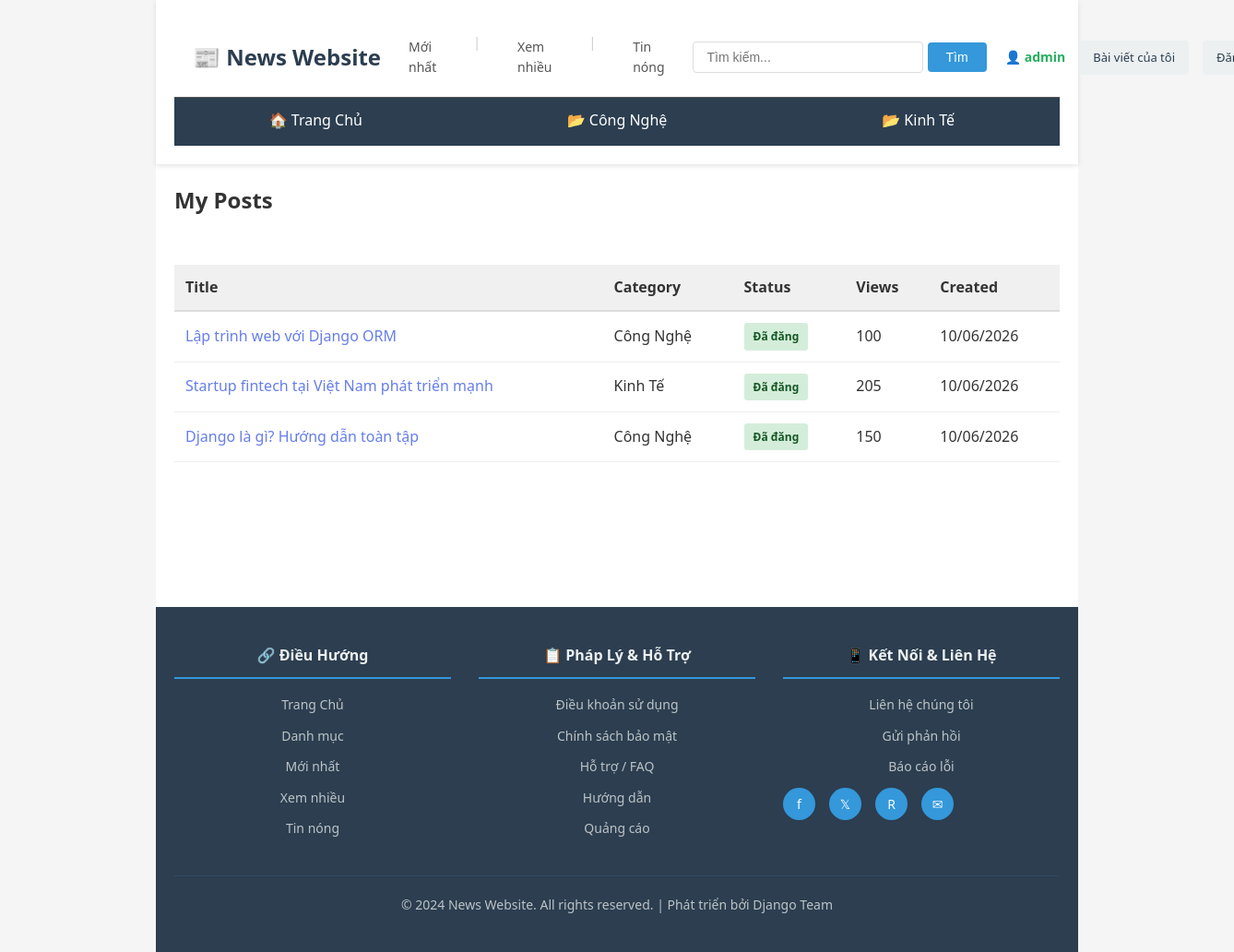
The app's page /bai-viet-cua-toi/ (signed in), older data.
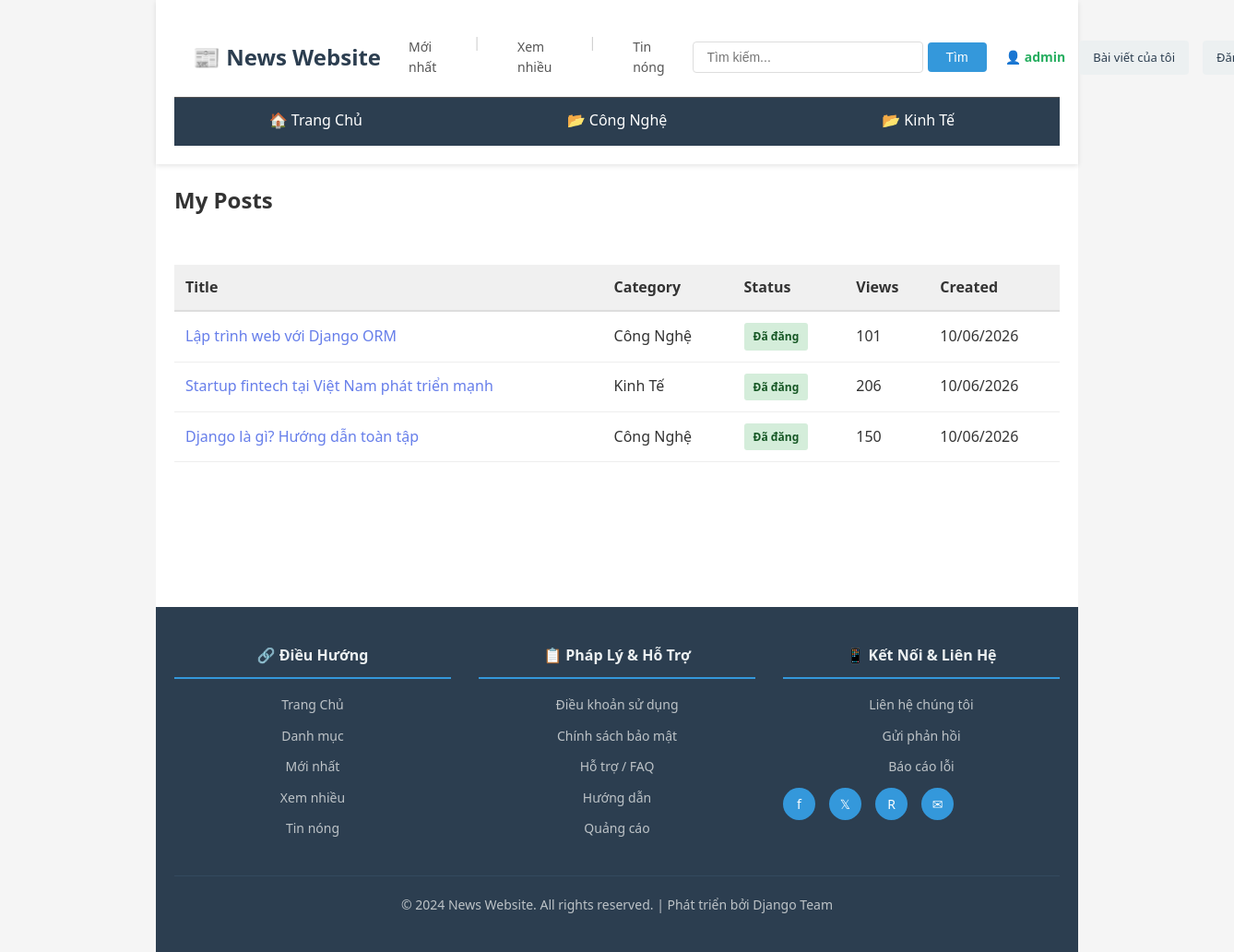
The same page, newer data.
### Webtintuc/models.py (models this page shows, shortened)
class Category(models.Model):
    CATEGORY_TYPES = (
        ('news', 'Tin Tức'),
        ('blog', 'Blog'),
    )
    name = models.CharField(max_length=100, unique=True)
    slug = models.SlugField(unique=True)
    description = models.TextField(blank=True, null=True)
    category_type = models.CharField(
        max_length=20,
        choices=CATEGORY_TYPES,
        default='news'
    )
    created_at = models.DateTimeField(auto_now_add=True, null=True, blank=True)
    class Meta:
        verbose_name_plural = "Categories"
        ordering = ['name']

class Post(models.Model):
    STATUS_CHOICES = (
        ('draft', 'Nháp'),
        ('published', 'Đã đăng'),
    )
    POST_TYPES = (
        ('news', 'Tin Tức'),
        ('blog', 'Blog'),
    )
    title = models.CharField(max_length=255)
    slug = models.SlugField(unique=True)
    content = models.TextField()
    summary = models.TextField(help_text="Tóm tắt ngắn gọn bài viết")
    category = models.ForeignKey(Category, on_delete=models.CASCADE)
    author = models.ForeignKey(User, on_delete=models.SET_NULL, null=True)
    tags = models.ManyToManyField(Tag, blank=True)
    views_count = models.IntegerField(default=0)
    status = models.CharField(
        max_length=20,
        choices=STATUS_CHOICES,
        default='draft'
    )
    post_type = models.CharField(
        max_length=20,
        choices=POST_TYPES,
        default='news'
    )
    created_at = models.DateTimeField(auto_now_add=True)
    updated_at = models.DateTimeField(auto_now=True)
    published_at = models.DateTimeField(null=True, blank=True)
    class Meta:
        ordering = ['-published_at', '-created_at']
        verbose_name = "Bài Viết"
        verbose_name_plural = "Bài Viết"

### Webtintuc/views.py (the view)
# urls.py: path('bai-viet-cua-toi/', views.my_posts, name='my_posts'),
@login_required(login_url='webtintuc:login')
def my_posts(request):
    posts = Post.objects.filter(author=request.user).order_by('-created_at')
    context = {
        **get_base_context(),
        'posts': posts,
    }
    return render(request, 'my_posts.html', context)

### Webtintuc/views.py (called while the page is built)
def get_base_context():
    return {
        'categories': Category.objects.filter(category_type='news'),
    }

### Webtintuc/templates/my_posts.html (shortened to what this page needs)
{% extends "base.html" %}
{% block content %}
<div class="container">
    <h2>My Posts</h2>
    {% if posts %}
    <table class="posts-table">
        <thead>
            <tr>
                <th>Title</th>
                <th>Category</th>
                <th>Status</th>
                <th>Views</th>
                <th>Created</th>
            </tr>
        </thead>
        <tbody>
            {% for post in posts %}
            <tr>
                <td>
                    <a href="{% url 'webtintuc:post_detail' post.slug %}">{{ post.title }}</a>
                </td>
                <td>{{ post.category.name }}</td>
                <td>
                    <span class="status-badge {% if post.status == 'published' %}status-published{% else %}status-draft{% endif %}">
                        {{ post.get_status_display }}
                    </span>
                </td>
                <td>{{ post.views_count }}</td>
                <td>{{ post.created_at|date:"d/m/Y" }}</td>
            </tr>
            {% endfor %}
        </tbody>
    </table>
    {% else %}
    <div class="no-results">
        <p>You haven't posted anything yet.</p>
    </div>
    {% endif %}
</div>
{% endblock %}

### Webtintuc/templates/base.html (shortened to what this page needs)
{% load static %}
<!DOCTYPE html>
<html lang="vi">
<head>
    <link rel="stylesheet" href="{% static 'css/style.css' %}">
</head>
<body>
    <div class="wrapper">
        <header>
            <div class="header-top">
                <a href="{% url 'webtintuc:index' %}" class="logo">📰 News Website</a>
                <div class="header-info">
                    <a href="{% url 'webtintuc:index' %}">Mới nhất</a>
                    <span class="separator">|</span>
                    <a href="{% url 'webtintuc:index' %}">Xem nhiều</a>
                    <span class="separator">|</span>
                    <a href="{% url 'webtintuc:index' %}">Tin nóng</a>
                </div>
                <form class="search-box" action="{% url 'webtintuc:search' %}" method="GET">
                    <input type="text" name="q" placeholder="Tìm kiếm..." value="{{ query }}">
                    <button type="submit">Tìm</button>
                </form>
                <div class="user-menu">
                    {% if user.is_authenticated %}
                        <span class="user-greeting">👤 {{ user.username }}</span>
                        <a href="{% url 'webtintuc:my_posts' %}">Bài viết của tôi</a>
                        <a href="{% url 'webtintuc:logout' %}">Đăng xuất</a>
                    {% else %}
                        <a href="{% url 'webtintuc:login' %}">Đăng nhập</a>
                        <a href="{% url 'webtintuc:register' %}">Đăng ký</a>
                    {% endif %}
                </div>
            </div>
            <nav class="navbar">
                <a href="{% url 'webtintuc:index' %}" class="nav-item">🏠 Trang Chủ</a>
                {% for category in categories %}
                    <a href="{% url 'webtintuc:category' category.slug %}" class="nav-item">
                        📂 {{ category.name }}
                    </a>
                {% endfor %}
            </nav>
        </header>
        <main>
            {% block content %}{% endblock %}
        </main>
        <footer>
            <div class="footer-content">
                <div class="footer-section">
                    <h4>🔗 Điều Hướng</h4>
                    <ul>
                        <li><a href="{% url 'webtintuc:index' %}">Trang Chủ</a></li>
                        <li><a href="#">Danh mục</a></li>
                        <li><a href="#">Mới nhất</a></li>
                        <li><a href="#">Xem nhiều</a></li>
                        <li><a href="#">Tin nóng</a></li>
                    </ul>
                </div>
                <div class="footer-section">
                    <h4>📋 Pháp Lý & Hỗ Trợ</h4>
                    <ul>
                        <li><a href="#">Điều khoản sử dụng</a></li>
                        <li><a href="#">Chính sách bảo mật</a></li>
                        <li><a href="#">Hỗ trợ / FAQ</a></li>
                        <li><a href="#">Hướng dẫn</a></li>
                        <li><a href="#">Quảng cáo</a></li>
                    </ul>
                </div>
                <div class="footer-section">
                    <h4>📱 Kết Nối & Liên Hệ</h4>
                    <ul>
                        <li><a href="#">Liên hệ chúng tôi</a></li>
                        <li><a href="#">Gửi phản hồi</a></li>
                        <li><a href="#">Báo cáo lỗi</a></li>
                    </ul>
                    <div class="social-links">
                        <a href="#" title="Facebook">f</a>
                        <a href="#" title="Twitter">𝕏</a>
                        <a href="#" title="Reddit">R</a>
                        <a href="#" title="Email">✉</a>
                    </div>
                </div>
            </div>
            <div class="footer-bottom">
                <p>&copy; 2024 News Website. All rights reserved. | Phát triển bởi Django Team</p>
            </div>
        </footer>
    </div>
</body>
</html>

### Webtintuc/static/css/style.css (style rules this page uses)
* { margin: 0; padding: 0; box-sizing: border-box; }
body { font-family: Arial, sans-serif; line-height: 1.6; color: #333; background-color: #f5f5f5; }
.wrapper { max-width: 1000px; margin: 0 auto; background: white; }
header { background: #333; color: white; padding: 20px; box-shadow: 0 2px 5px rgba(0,0,0,0.1); }
.header-top { display: flex; justify-content: space-between; align-items: center; margin-bottom: 15px; }
.logo { font-size: 24px; font-weight: bold; color: white; text-decoration: none; }
.search-box { display: flex; gap: 5px; }
.search-box input { padding: 8px 12px; border: none; border-radius: 3px; width: 250px; }
.search-box button { padding: 8px 15px; background: #555; color: white; border: none; border-radius: 3px; cursor: pointer; }
.navbar { display: flex; gap: 20px; border-top: 1px solid #555; padding-top: 15px; }
.nav-item { color: white; text-decoration: none; padding: 5px 10px; transition: background 0.3s; }
main { padding: 30px 20px; min-height: 400px; }
.container { display: flex; flex-direction: column; gap: 30px; }
footer { background: #333; color: white; text-align: center; padding: 20px; margin-top: 30px; }
footer p { margin: 0; }
footer a { color: #aaa; text-decoration: none; }

### Webtintuc/templates/base.html (style rules this page uses)
* { margin: 0; padding: 0; box-sizing: border-box; }
body { font-family: 'Segoe UI', Tahoma, Geneva, Verdana, sans-serif; line-height: 1.6; color: #333; background-color: #f5f5f5; }
.wrapper { display: flex; flex-direction: column; min-height: 100vh; }
header { background-color: #fff; box-shadow: 0 2px 5px rgba(0,0,0,0.1); position: sticky; top: 0; z-index: 100; }
.header-top { display: flex; justify-content: space-between; align-items: center; padding: 15px 20px; max-width: 1200px; margin: 0 auto; width: 100%; gap: 20px; }
.logo { font-size: 24px; font-weight: bold; color: #2c3e50; text-decoration: none; white-space: nowrap; }
.header-info { display: flex; gap: 30px; flex: 1; justify-content: center; font-size: 14px; }
.header-info a { text-decoration: none; color: #555; padding: 5px 10px; transition: color 0.3s; }
.header-info .separator { color: #ccc; }
.search-box { display: flex; gap: 5px; align-items: center; }
.search-box input { padding: 8px 15px; border: 1px solid #ddd; border-radius: 4px; width: 250px; font-size: 14px; }
.search-box button { padding: 8px 20px; background-color: #3498db; color: white; border: none; border-radius: 4px; cursor: pointer; font-size: 14px; transition: background-color 0.3s; }
.user-menu { display: flex; align-items: center; gap: 15px; white-space: nowrap; }
.user-greeting { color: #27ae60; font-weight: bold; font-size: 14px; }
.user-menu a { padding: 8px 15px; background-color: #ecf0f1; color: #2c3e50; text-decoration: none; border-radius: 4px; font-size: 13px; transition: all 0.3s; }
.navbar { display: flex; background-color: #2c3e50; padding: 0; max-width: 1200px; margin: 0 auto; width: 100%; }
.nav-item { flex: 1; text-align: center; padding: 12px 20px; color: white; text-decoration: none; transition: all 0.3s; border-bottom: 3px solid transparent; }
main { flex: 1; max-width: 1200px; margin: 20px auto; width: 100%; padding: 0 20px; }
footer { background-color: #2c3e50; color: white; padding: 40px 20px; margin-top: 40px; }
.footer-content { max-width: 1200px; margin: 0 auto; display: grid; grid-template-columns: 1fr 1fr 1fr; gap: 30px; margin-bottom: 30px; }
.footer-section h4 { font-size: 16px; margin-bottom: 15px; color: #ecf0f1; border-bottom: 2px solid #3498db; padding-bottom: 10px; }
.footer-section ul { list-style: none; }
.footer-section li { margin: 8px 0; }
.footer-section a { color: #bdc3c7; text-decoration: none; font-size: 14px; transition: color 0.3s; }
.footer-bottom { border-top: 1px solid #34495e; padding-top: 20px; text-align: center; font-size: 14px; color: #bdc3c7; }
.social-links { display: flex; gap: 15px; margin-top: 10px; }
.social-links a { display: inline-block; width: 35px; height: 35px; background-color: #3498db; color: white; text-align: center; line-height: 35px; border-radius: 50%; text-decoration: none; transition: background-color 0.3s; }

Row changes from the older to the newer data that the page shows:
changed Post "Lập trình web với Django ORM": views_count "100" → "101"
changed Post "Startup fintech tại Việt Nam phát triển mạnh": views_count "205" → "206"
